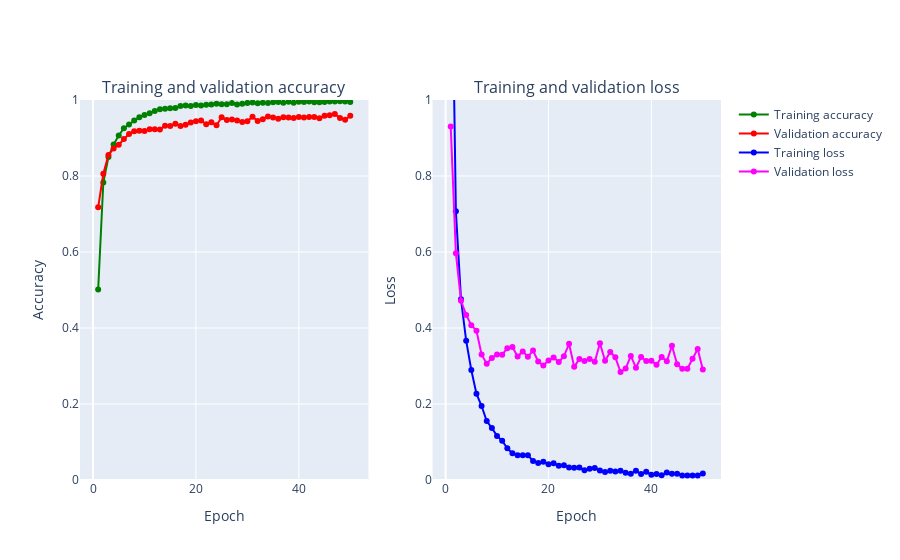

Source (notebook cell):
### Code cell
cnn_model2 = model2.fit(X_train, y_train,
                  batch_size=BATCH_SIZE,
                  epochs=NO_EPOCHS,
                  verbose=1,
                  validation_data=(X_val, y_val),
                  callbacks=[earlystopper, checkpointer, annealer])
plot_accuracy_and_loss(cnn_model2)

### Figure 1 — Plotly figure (JSON) as saved in the notebook; plotly's stock layout.template omitted (floating-point values rounded to 4 significant figures)
{"data": [{"name": "Training accuracy", "yaxis": "y", "text": ["1", "2", "3", "4", "5", "6", "7", "8", "9", "10", "11", "12", "13", "14", "15", "16", "17", "18", "19", "20", "21", "22", "23", "24", "25", "26", "27", "28", "29", "30", "31", "32", "33", "34", "35", "36", "37", "38", "39", "40", "41", "42", "43", "44", "45", "46", "47", "48", "49", "50"], "y": [0.5015, 0.7828, 0.8499, 0.8831, 0.9068, 0.9257, 0.9355, 0.9457, 0.9545, 0.9607, 0.9649, 0.9714, 0.9755, 0.977, 0.9782, 0.979, 0.9844, 0.9857, 0.9841, 0.9866, 0.9853, 0.9875, 0.9879, 0.9901, 0.9891, 0.9885, 0.9922, 0.9884, 0.9899, 0.9924, 0.9933, 0.9912, 0.9927, 0.9919, 0.9939, 0.995, 0.9925, 0.9951, 0.9927, 0.9952, 0.9949, 0.9961, 0.9941, 0.9941, 0.9949, 0.9962, 0.9957, 0.9966, 0.9964, 0.9945], "mode": "markers+lines", "xaxis": "x", "marker": {"color": "Green"}, "x": [1, 2, 3, 4, 5, 6, 7, 8, 9, 10, 11, 12, 13, 14, 15, 16, 17, 18, 19, 20, 21, 22, 23, 24, 25, 26, 27, 28, 29, 30, 31, 32, 33, 34, 35, 36, 37, 38, 39, 40, 41, 42, 43, 44, 45, 46, 47, 48, 49, 50], "type": "scatter"}, {"name": "Validation accuracy", "yaxis": "y", "text": ["1", "2", "3", "4", "5", "6", "7", "8", "9", "10", "11", "12", "13", "14", "15", "16", "17", "18", "19", "20", "21", "22", "23", "24", "25", "26", "27", "28", "29", "30", "31", "32", "33", "34", "35", "36", "37", "38", "39", "40", "41", "42", "43", "44", "45", "46", "47", "48", "49", "50"], "y": [0.7175, 0.8058, 0.8554, 0.8725, 0.8821, 0.8971, 0.9108, 0.9175, 0.9192, 0.9183, 0.9229, 0.9229, 0.9225, 0.9321, 0.9317, 0.9375, 0.9317, 0.935, 0.9408, 0.9438, 0.9458, 0.9362, 0.9413, 0.9337, 0.9546, 0.9471, 0.9488, 0.9463, 0.9421, 0.9442, 0.9558, 0.9446, 0.9496, 0.9563, 0.9542, 0.9508, 0.9546, 0.9542, 0.9525, 0.955, 0.9538, 0.9554, 0.9554, 0.9521, 0.9588, 0.9596, 0.9629, 0.9529, 0.9479, 0.9588], "mode": "markers+lines", "xaxis": "x", "marker": {"color": "Red"}, "x": [1, 2, 3, 4, 5, 6, 7, 8, 9, 10, 11, 12, 13, 14, 15, 16, 17, 18, 19, 20, 21, 22, 23, 24, 25, 26, 27, 28, 29, 30, 31, 32, 33, 34, 35, 36, 37, 38, 39, 40, 41, 42, 43, 44, 45, 46, 47, 48, 49, 50], "type": "scatter"}, {"name": "Training loss", "yaxis": "y2", "text": ["1", "2", "3", "4", "5", "6", "7", "8", "9", "10", "11", "12", "13", "14", "15", "16", "17", "18", "19", "20", "21", "22", "23", "24", "25", "26", "27", "28", "29", "30", "31", "32", "33", "34", "35", "36", "37", "38", "39", "40", "41", "42", "43", "44", "45", "46", "47", "48", "49", "50"], "y": [1.618, 0.707, 0.4754, 0.3667, 0.2895, 0.227, 0.1947, 0.1553, 0.1365, 0.116, 0.1032, 0.08345, 0.0702, 0.06483, 0.06546, 0.06495, 0.04996, 0.0449, 0.04797, 0.0416, 0.04397, 0.03781, 0.03894, 0.03312, 0.03247, 0.03316, 0.02571, 0.02973, 0.03154, 0.02473, 0.0208, 0.02411, 0.02218, 0.0245, 0.0188, 0.01616, 0.02414, 0.01585, 0.02161, 0.01403, 0.01571, 0.01266, 0.01955, 0.01628, 0.01614, 0.01162, 0.01152, 0.01216, 0.01192, 0.01726], "mode": "markers+lines", "xaxis": "x2", "marker": {"color": "Blue"}, "x": [1, 2, 3, 4, 5, 6, 7, 8, 9, 10, 11, 12, 13, 14, 15, 16, 17, 18, 19, 20, 21, 22, 23, 24, 25, 26, 27, 28, 29, 30, 31, 32, 33, 34, 35, 36, 37, 38, 39, 40, 41, 42, 43, 44, 45, 46, 47, 48, 49, 50], "type": "scatter"}, {"name": "Validation loss", "yaxis": "y2", "text": ["1", "2", "3", "4", "5", "6", "7", "8", "9", "10", "11", "12", "13", "14", "15", "16", "17", "18", "19", "20", "21", "22", "23", "24", "25", "26", "27", "28", "29", "30", "31", "32", "33", "34", "35", "36", "37", "38", "39", "40", "41", "42", "43", "44", "45", "46", "47", "48", "49", "50"], "y": [0.9303, 0.5968, 0.4716, 0.4344, 0.4074, 0.393, 0.3304, 0.306, 0.3212, 0.33, 0.3298, 0.347, 0.3497, 0.3249, 0.3384, 0.3242, 0.3406, 0.3118, 0.3014, 0.3146, 0.3224, 0.3105, 0.3255, 0.3585, 0.2977, 0.3186, 0.3132, 0.3185, 0.3111, 0.3601, 0.3136, 0.337, 0.3227, 0.2843, 0.2932, 0.3264, 0.2956, 0.3235, 0.313, 0.3135, 0.3033, 0.3236, 0.3123, 0.3535, 0.3045, 0.2927, 0.2927, 0.3188, 0.3446, 0.2909], "mode": "markers+lines", "xaxis": "x2", "marker": {"color": "Magenta"}, "x": [1, 2, 3, 4, 5, 6, 7, 8, 9, 10, 11, 12, 13, 14, 15, 16, 17, 18, 19, 20, 21, 22, 23, 24, 25, 26, 27, 28, 29, 30, 31, 32, 33, 34, 35, 36, 37, 38, 39, 40, 41, 42, 43, 44, 45, 46, 47, 48, 49, 50], "type": "scatter"}], "layout": {"xaxis": {"domain": [0, 0.45], "anchor": "y", "title": {"text": "Epoch"}}, "yaxis": {"range": [0, 1], "domain": [0, 1], "anchor": "x", "title": {"text": "Accuracy"}}, "xaxis2": {"domain": [0.55, 1], "anchor": "y2", "title": {"text": "Epoch"}}, "yaxis2": {"range": [0, 1], "domain": [0, 1], "anchor": "x2", "title": {"text": "Loss"}}, "annotations": [{"yanchor": "bottom", "xref": "paper", "xanchor": "center", "yref": "paper", "text": "Training and validation accuracy", "y": 1, "x": 0.225, "font": {"size": 16}, "showarrow": false}, {"yanchor": "bottom", "xref": "paper", "xanchor": "center", "yref": "paper", "text": "Training and validation loss", "y": 1, "x": 0.775, "font": {"size": 16}, "showarrow": false}]}}
